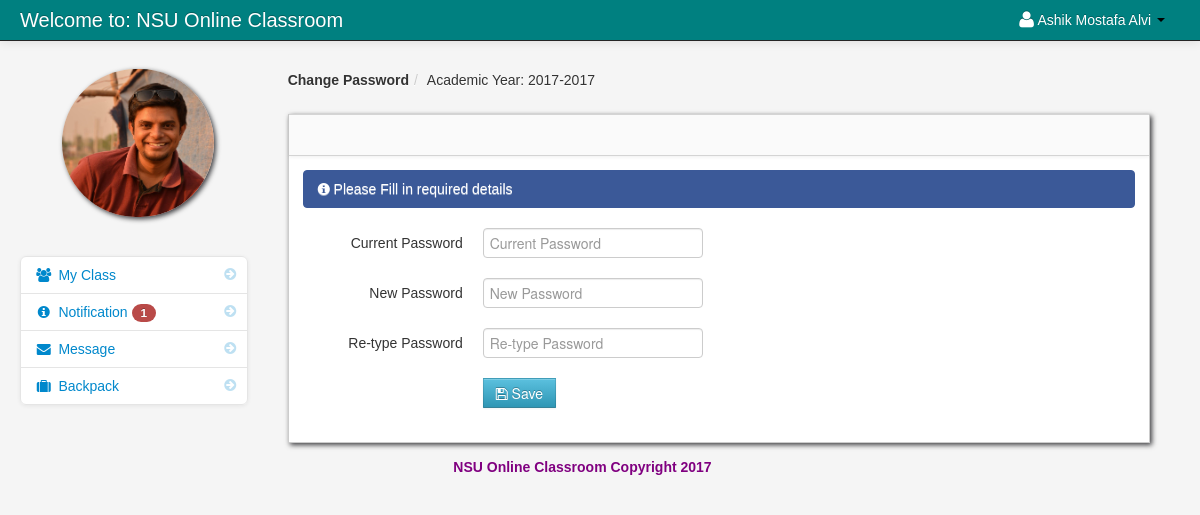
The app's page /change_password_student.php (signed in) with its own data.
### tables this page shows
CREATE TABLE `student` (
  `student_id` int(11) NOT NULL,
  `firstname` varchar(100) NOT NULL,
  `lastname` varchar(100) NOT NULL,
  `class_id` int(11) NOT NULL,
  `username` varchar(100) NOT NULL,
  `password` varchar(100) NOT NULL,
  `email` varchar(100) NOT NULL,
  `contact_number` int(12) NOT NULL,
  `location` varchar(100) NOT NULL,
  `status` varchar(100) NOT NULL
);

CREATE TABLE `school_year` (
  `school_year_id` int(11) NOT NULL,
  `school_year` varchar(100) NOT NULL
);

### session.php (called while the page is built, shortened)
<?php
$session_id=$_SESSION['id'];
?>

### count.php (called while the page is built)
<?php
	$school_year_query = mysql_query("select * from school_year order by school_year DESC")or die(mysql_error());
	$school_year_query_row = mysql_fetch_array($school_year_query);
	$school_year = $school_year_query_row['school_year'];
	?>
	<?php $query_yes = mysql_query("select * from teacher_class_student
LEFT JOIN teacher_class ON teacher_class.teacher_class_id = teacher_class_student.teacher_class_id
LEFT JOIN class ON class.class_id = teacher_class.class_id
LEFT JOIN teacher ON teacher.teacher_id = teacher_class_student.teacher_id
JOIN notification ON notification.teacher_class_id = teacher_class.teacher_class_id
where teacher_class_student.student_id = '$session_id' and school_year = '$school_year'   order by notification.date_of_notification DESC
")or die(mysql_error());
$count_no = mysql_num_rows($query_yes);
         ?>
<?php $query_no = mysql_query("select * from notification
LEFT JOIN notification_read ON notification_read.notification_id = notification.notification_id
where notification_read.student_id  = '$session_id'
")or die(mysql_error());
$count_yes = mysql_num_rows($query_no);
         ?>
<?php $not_read = $count_no -  $count_yes; ?>

### change_password_student.php (the view, shortened to what this page needs)
<?php include('header_dashboard.php'); ?>
<?php include('session.php'); ?>
    <body>
		<?php include('navbar_student.php'); ?>
        <div class="container-fluid">
            <div class="row-fluid">
				<?php include('change_password_sidebar_student.php'); ?>
                <div class="span9" id="content">
                     <div class="row-fluid">
					     <ul class="breadcrumb">
								<?php
								$school_year_query = mysql_query("select * from school_year order by school_year DESC")or die(mysql_error());
								$school_year_query_row = mysql_fetch_array($school_year_query);
								?>
								<li><a href="#"><b>Change Password</b></a><span class="divider">/</span></li>
								<li><a href="#">Academic Year: <?php echo $school_year_query_row['school_year']; ?></a></li>
						</ul>
                        <div id="block_bg" class="block">
                            <div class="navbar navbar-inner block-header">
                            </div>
                            <div class="block-content collapse in">
                                <div class="span12">
  								<div class="alert alert-info"><i class="icon-info-sign"></i> Please Fill in required details</div>
								    <form  method="post" id="change_password" class="form-horizontal">
										<div class="control-group">
											<label class="control-label" for="inputEmail">Current Password</label>
											<div class="controls">
											<input type="password" id="current_password" name="current_password"  placeholder="Current Password">
											</div>
										</div>
										<div class="control-group">
											<label class="control-label" for="inputPassword">New Password</label>
											<div class="controls">
											<input type="password" id="new_password" name="new_password" placeholder="New Password">
											</div>
										</div>
										<div class="control-group">
											<label class="control-label" for="inputPassword">Re-type Password</label>
											<div class="controls">
											<input type="password" id="retype_password" name="retype_password" placeholder="Re-type Password">
											</div>
										</div>
										<div class="control-group">
											<div class="controls">
											<button type="submit" class="btn btn-info"><i class="icon-save"></i> Save</button>
											</div>
										</div>
									</form>
                                </div>
                            </div>
                        </div>
                    </div>
                </div>
            </div>
		<?php include('footer.php'); ?>
        </div>
		<?php include('script.php'); ?>
    </body>
</html>

### navbar_student.php (shortened to what this page needs)
<div class="navbar navbar-fixed-top navbar-inverse">
        <div class="navbar-inner">
            <div class="container-fluid">
                <a class="brand" href="#">Welcome to: NSU Online Classroom</a>
					<div class="nav-collapse collapse">
						<ul class="nav pull-right">
							<?php $query= mysql_query("select * from student where student_id = '$session_id'")or die(mysql_error());
									$row = mysql_fetch_array($query);
							?>
							<li class="dropdown">
								<a href="#" role="button" class="dropdown-toggle" data-toggle="dropdown"> <i class="icon-user icon-large"></i><?php echo $row['firstname']." ".$row['lastname'];  ?> <i class="caret"></i></a>
							</li>
						</ul>
					</div>
            </div>
        </div>
</div>

### change_password_sidebar_student.php
<div class="span3" id="sidebar">
		<img id="avatar" class="img-circle" src="admin/<?php echo $row['location']; ?>">
		<?php include('count.php'); ?>
		<ul class="nav nav-list bs-docs-sidenav nav-collapse collapse">
			<li class=""><a href="dashboard_student.php"><i class="icon-chevron-right"></i><i class="icon-group"></i>&nbsp;My Class</a></li>
			<li class="">
				<a href="student_notification.php"><i class="icon-chevron-right"></i><i class="icon-info-sign"></i>&nbsp;Notification
				<?php if($not_read == '0'){
				}else{ ?>
					<span class="badge badge-important"><?php echo $not_read; ?></span>
				<?php } ?>
				</a>
			</li>
			 <li class=""><a href="student_message.php"><i class="icon-chevron-right"></i><i class="icon-envelope-alt"></i>&nbsp;Message</a></li>
			 <li class=""><a href="backpack.php"><i class="icon-chevron-right"></i><i class="icon-suitcase"></i>&nbsp;Backpack</a></li>
		</ul>
</div>

### admin/assets/styles.css (style rules this page uses)
body { padding-top: 60px; padding-bottom: 40px; background-color: #f5f5f5; }
#content { margin-left:0px; }
.breadcrumb { margin: 0 0 0px; padding: 10px 0px; background-color: transparent; }
.block { background: url("../images/pixel-60fff.png") repeat scroll 0 0 rgba(0, 0, 0, 0) !important; border: 1px solid #ccc; background: white; margin: 1em 0em; border-top: none; -webkit-box-shadow: 2px 2px 5px rgba(0, 0, 6, 0.75); -moz-box-shadow: 2px 2px 5px rgba(0, 0, 6, 0.75); box-shadow: 2px 2px 5px rgba(0, 0, 6, 0.75); }
.block-content { margin: 1em; min-height: .25em; }
.block-header { margin-bottom: 0px; border-right: none; border-left: none; -webkit-border-radius: 0px; -moz-border-radius: 0px; border-radius: 0px; }
.bs-docs-sidenav { max-width: 228px; margin: 30px 0 0; padding: 0; background-color: #fff; -webkit-border-radius: 6px; -moz-border-radius: 6px; border-radius: 6px; -webkit-box-shadow: 0 1px 4px rgba(0,0,0,.065); -moz-box-shadow: 0 1px 4px rgba(0,0,0,.065); box-shadow: 0 1px 4px rgba(0,0,0,.065); }
.bs-docs-sidenav > li > a { display: block; width: 190px \9; margin: 0 0 -1px; padding: 8px 14px; border: 1px solid #e5e5e5; }
.bs-docs-sidenav > li:first-child > a { -webkit-border-radius: 6px 6px 0 0; -moz-border-radius: 6px 6px 0 0; border-radius: 6px 6px 0 0; }
.bs-docs-sidenav > li:last-child > a { -webkit-border-radius: 0 0 6px 6px; -moz-border-radius: 0 0 6px 6px; border-radius: 0 0 6px 6px; }
.bs-docs-sidenav .icon-chevron-right { float: right; margin-top: 2px; margin-right: -6px; opacity: .25; }

### records on screen
student: firstname "Ashik Mostafa", lastname "Alvi", location (picture)
school_year: school_year "2017-2017"

### other values on screen
$not_read "1"
